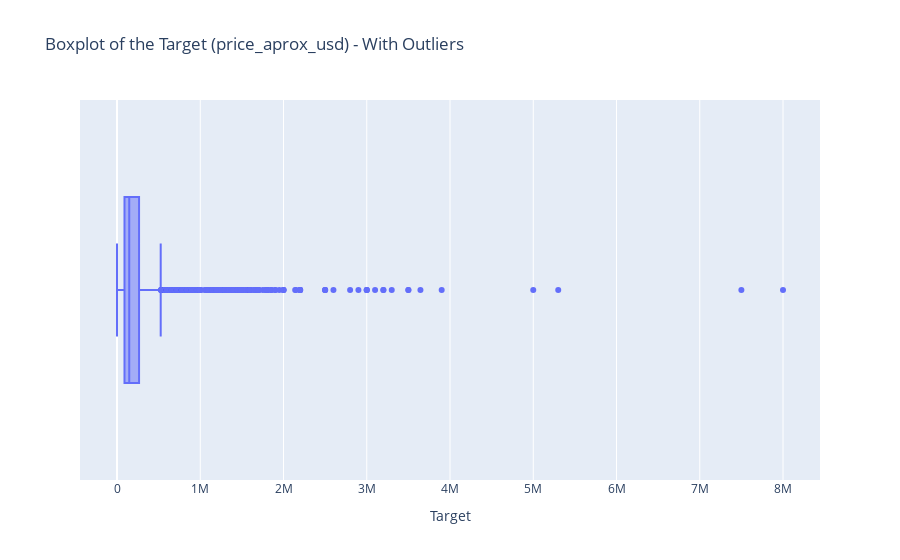

The notebook cell this image was saved under:
### Markdown cell above
___Handling Outliers:___

__Reading:__ [How to detect outliers in Machine Learning.](https://www.freecodecamp.org/news/how-to-detect-outliers-in-machine-learning/)

- [Identifying outliers](https://www.analyticsvidhya.com/blog/2021/05/feature-engineering-how-to-detect-and-remove-outliers-with-python-code/) using visualization and statistical techniques.
- Handling outliers: filtering or transforming data.

### Code cell
import matplotlib.pyplot as plt
import plotly.express as px

fig = px.box(
    data_frame=price_df, 
    x='price_aprox_usd', 
    orientation='h',
    title='Boxplot of the Target (price_aprox_usd) - With Outliers'
)

fig.update_layout(xaxis_title='Target')
fig.show()

### Figure 1 — Plotly figure (JSON) as saved in the notebook; plotly's stock layout.template omitted (floating-point values rounded to 4 significant figures; data arrays with more than 128 entries replaced by an {"elided": "..."} marker saying what was removed)
{"data": [{"alignmentgroup": "True", "hovertemplate": "price_aprox_usd=%{x}<extra></extra>", "legendgroup": "", "marker": {"color": "#636efa"}, "name": "", "notched": false, "offsetgroup": "", "orientation": "h", "showlegend": false, "type": "box", "x": {"elided": "8606 float values"}, "x0": " ", "xaxis": "x", "y0": " ", "yaxis": "y"}], "layout": {"boxmode": "group", "legend": {"tracegroupgap": 0}, "title": {"text": "Boxplot of the Target (price_aprox_usd) - With Outliers"}, "xaxis": {"anchor": "y", "domain": [0, 1], "title": {"text": "Target"}}, "yaxis": {"anchor": "x", "domain": [0, 1]}}}
